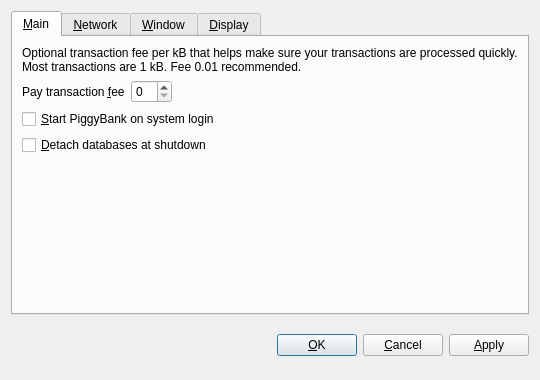
<?xml version="1.0" encoding="UTF-8"?>
<ui version="4.0">
 <class>OptionsDialog</class>
 <widget class="QDialog" name="OptionsDialog">
  <property name="geometry">
   <rect>
    <x>0</x>
    <y>0</y>
    <width>540</width>
    <height>380</height>
   </rect>
  </property>
  <property name="windowTitle">
   <string>Options</string>
  </property>
  <property name="modal">
   <bool>true</bool>
  </property>
  <layout class="QVBoxLayout" name="verticalLayout">
   <item>
    <widget class="QTabWidget" name="tabWidget">
     <property name="tabPosition">
      <enum>QTabWidget::North</enum>
     </property>
     <property name="currentIndex">
      <number>0</number>
     </property>
     <widget class="QWidget" name="tabMain">
      <attribute name="title">
       <string>&amp;Main</string>
      </attribute>
      <layout class="QVBoxLayout" name="verticalLayout_Main">
       <item>
        <widget class="QLabel" name="transactionFeeInfoLabel">
         <property name="text">
          <string>Optional transaction fee per kB that helps make sure your transactions are processed quickly. Most transactions are 1 kB. Fee 0.01 recommended.</string>
         </property>
         <property name="textFormat">
          <enum>Qt::PlainText</enum>
         </property>
         <property name="wordWrap">
          <bool>true</bool>
         </property>
        </widget>
       </item>
       <item>
        <layout class="QHBoxLayout" name="horizontalLayout_Main">
         <item>
          <widget class="QLabel" name="transactionFeeLabel">
           <property name="text">
            <string>Pay transaction &amp;fee</string>
           </property>
           <property name="textFormat">
            <enum>Qt::PlainText</enum>
           </property>
           <property name="buddy">
            <cstring>transactionFee</cstring>
           </property>
          </widget>
         </item>
         <item>
          <widget class="BitcoinAmountField" name="transactionFee"/>
         </item>
         <item>
          <spacer name="horizontalSpacer_Main">
           <property name="orientation">
            <enum>Qt::Horizontal</enum>
           </property>
           <property name="sizeHint" stdset="0">
            <size>
             <width>40</width>
             <height>20</height>
            </size>
           </property>
          </spacer>
         </item>
        </layout>
       </item>
       <item>
        <widget class="QCheckBox" name="bitcoinAtStartup">
         <property name="toolTip">
          <string>Automatically start TestCoin after logging in to the system.</string>
         </property>
         <property name="text">
          <string>&amp;Start PiggyBank on system login</string>
         </property>
        </widget>
       </item>
       <item>
        <widget class="QCheckBox" name="detachDatabases">
         <property name="toolTip">
          <string>Detach block and address databases at shutdown. This means they can be moved to another data directory, but it slows down shutdown. The wallet is always detached.</string>
         </property>
         <property name="text">
          <string>&amp;Detach databases at shutdown</string>
         </property>
        </widget>
       </item>
       <item>
        <spacer name="verticalSpacer_Main">
         <property name="orientation">
          <enum>Qt::Vertical</enum>
         </property>
         <property name="sizeHint" stdset="0">
          <size>
           <width>20</width>
           <height>40</height>
          </size>
         </property>
        </spacer>
       </item>
      </layout>
     </widget>
     <widget class="QWidget" name="tabNetwork">
      <attribute name="title">
       <string>&amp;Network</string>
      </attribute>
      <layout class="QVBoxLayout" name="verticalLayout_Network">
       <item>
        <widget class="QCheckBox" name="mapPortUpnp">
         <property name="toolTip">
          <string>Automatically open the TestCoin client port on the router. This only works when your router supports UPnP and it is enabled.</string>
         </property>
         <property name="text">
          <string>Map port using &amp;UPnP</string>
         </property>
        </widget>
       </item>
       <item>
        <widget class="QCheckBox" name="connectSocks">
         <property name="toolTip">
          <string>Connect to the TestCoin network through a SOCKS proxy (e.g. when connecting through Tor).</string>
         </property>
         <property name="text">
          <string>&amp;Connect through SOCKS proxy:</string>
         </property>
        </widget>
       </item>
       <item>
        <layout class="QHBoxLayout" name="horizontalLayout_Network">
         <item>
          <widget class="QLabel" name="proxyIpLabel">
           <property name="text">
            <string>Proxy &amp;IP:</string>
           </property>
           <property name="textFormat">
            <enum>Qt::PlainText</enum>
           </property>
           <property name="buddy">
            <cstring>proxyIp</cstring>
           </property>
          </widget>
         </item>
         <item>
          <widget class="QValidatedLineEdit" name="proxyIp">
           <property name="maximumSize">
            <size>
             <width>140</width>
             <height>16777215</height>
            </size>
           </property>
           <property name="toolTip">
            <string>IP address of the proxy (e.g. 127.0.0.1)</string>
           </property>
          </widget>
         </item>
         <item>
          <widget class="QLabel" name="proxyPortLabel">
           <property name="text">
            <string>&amp;Port:</string>
           </property>
           <property name="textFormat">
            <enum>Qt::PlainText</enum>
           </property>
           <property name="buddy">
            <cstring>proxyPort</cstring>
           </property>
          </widget>
         </item>
         <item>
          <widget class="QLineEdit" name="proxyPort">
           <property name="maximumSize">
            <size>
             <width>55</width>
             <height>16777215</height>
            </size>
           </property>
           <property name="toolTip">
            <string>Port of the proxy (e.g. 9050)</string>
           </property>
          </widget>
         </item>
         <item>
          <widget class="QLabel" name="socksVersionLabel">
           <property name="text">
            <string>SOCKS &amp;Version:</string>
           </property>
           <property name="textFormat">
            <enum>Qt::PlainText</enum>
           </property>
           <property name="buddy">
            <cstring>socksVersion</cstring>
           </property>
          </widget>
         </item>
         <item>
          <widget class="QValueComboBox" name="socksVersion">
           <property name="toolTip">
            <string>SOCKS version of the proxy (e.g. 5)</string>
           </property>
          </widget>
         </item>
         <item>
          <spacer name="horizontalSpacer_Network">
           <property name="orientation">
            <enum>Qt::Horizontal</enum>
           </property>
           <property name="sizeHint" stdset="0">
            <size>
             <width>40</width>
             <height>20</height>
            </size>
           </property>
          </spacer>
         </item>
        </layout>
       </item>
       <item>
        <spacer name="verticalSpacer_Network">
         <property name="orientation">
          <enum>Qt::Vertical</enum>
         </property>
         <property name="sizeHint" stdset="0">
          <size>
           <width>20</width>
           <height>40</height>
          </size>
         </property>
        </spacer>
       </item>
      </layout>
     </widget>
     <widget class="QWidget" name="tabWindow">
      <attribute name="title">
       <string>&amp;Window</string>
      </attribute>
      <layout class="QVBoxLayout" name="verticalLayout_Window">
       <item>
        <widget class="QCheckBox" name="minimizeToTray">
         <property name="toolTip">
          <string>Show only a tray icon after minimizing the window.</string>
         </property>
         <property name="text">
          <string>&amp;Minimize to the tray instead of the taskbar</string>
         </property>
        </widget>
       </item>
       <item>
        <widget class="QCheckBox" name="minimizeOnClose">
         <property name="toolTip">
          <string>Minimize instead of exit the application when the window is closed. When this option is enabled, the application will be closed only after selecting Quit in the menu.</string>
         </property>
         <property name="text">
          <string>M&amp;inimize on close</string>
         </property>
        </widget>
       </item>
       <item>
        <spacer name="verticalSpacer_Window">
         <property name="orientation">
          <enum>Qt::Vertical</enum>
         </property>
         <property name="sizeHint" stdset="0">
          <size>
           <width>20</width>
           <height>40</height>
          </size>
         </property>
        </spacer>
       </item>
      </layout>
     </widget>
     <widget class="QWidget" name="tabDisplay">
      <attribute name="title">
       <string>&amp;Display</string>
      </attribute>
      <layout class="QVBoxLayout" name="verticalLayout_Display">
       <item>
        <layout class="QHBoxLayout" name="horizontalLayout_1_Display">
         <item>
          <widget class="QLabel" name="langLabel">
           <property name="text">
            <string>User Interface &amp;language:</string>
           </property>
           <property name="textFormat">
            <enum>Qt::PlainText</enum>
           </property>
           <property name="buddy">
            <cstring>lang</cstring>
           </property>
          </widget>
         </item>
         <item>
          <widget class="QValueComboBox" name="lang">
           <property name="toolTip">
            <string>The user interface language can be set here. This setting will take effect after restarting TestCoin.</string>
           </property>
          </widget>
         </item>
        </layout>
       </item>
       <item>
        <layout class="QHBoxLayout" name="horizontalLayout_2_Display">
         <item>
          <widget class="QLabel" name="unitLabel">
           <property name="text">
            <string>&amp;Unit to show amounts in:</string>
           </property>
           <property name="textFormat">
            <enum>Qt::PlainText</enum>
           </property>
           <property name="buddy">
            <cstring>unit</cstring>
           </property>
          </widget>
         </item>
         <item>
          <widget class="QValueComboBox" name="unit">
           <property name="toolTip">
            <string>Choose the default subdivision unit to show in the interface and when sending coins.</string>
           </property>
          </widget>
         </item>
        </layout>
       </item>
       <item>
        <widget class="QCheckBox" name="displayAddresses">
         <property name="toolTip">
          <string>Whether to show TestCoin addresses in the transaction list or not.</string>
         </property>
         <property name="text">
          <string>&amp;Display addresses in transaction list</string>
         </property>
        </widget>
       </item>
       <item>
        <spacer name="verticalSpacer_Display">
         <property name="orientation">
          <enum>Qt::Vertical</enum>
         </property>
         <property name="sizeHint" stdset="0">
          <size>
           <width>20</width>
           <height>40</height>
          </size>
         </property>
        </spacer>
       </item>
      </layout>
     </widget>
    </widget>
   </item>
   <item>
    <layout class="QHBoxLayout" name="horizontalLayout_Buttons">
     <item>
      <spacer name="horizontalSpacer_1">
       <property name="orientation">
        <enum>Qt::Horizontal</enum>
       </property>
       <property name="sizeHint" stdset="0">
        <size>
         <width>40</width>
         <height>48</height>
        </size>
       </property>
      </spacer>
     </item>
     <item>
      <widget class="QLabel" name="statusLabel">
       <property name="font">
        <font>
         <weight>75</weight>
         <bold>true</bold>
        </font>
       </property>
       <property name="text">
        <string/>
       </property>
       <property name="textFormat">
        <enum>Qt::PlainText</enum>
       </property>
       <property name="wordWrap">
        <bool>true</bool>
       </property>
      </widget>
     </item>
     <item>
      <spacer name="horizontalSpacer_2">
       <property name="orientation">
        <enum>Qt::Horizontal</enum>
       </property>
       <property name="sizeHint" stdset="0">
        <size>
         <width>40</width>
         <height>48</height>
        </size>
       </property>
      </spacer>
     </item>
     <item>
      <widget class="QPushButton" name="okButton">
       <property name="text">
        <string>&amp;OK</string>
       </property>
      </widget>
     </item>
     <item>
      <widget class="QPushButton" name="cancelButton">
       <property name="text">
        <string>&amp;Cancel</string>
       </property>
       <property name="autoDefault">
        <bool>false</bool>
       </property>
      </widget>
     </item>
     <item>
      <widget class="QPushButton" name="applyButton">
       <property name="text">
        <string>&amp;Apply</string>
       </property>
       <property name="autoDefault">
        <bool>false</bool>
       </property>
       <property name="default">
        <bool>false</bool>
       </property>
       <property name="flat">
        <bool>false</bool>
       </property>
      </widget>
     </item>
    </layout>
   </item>
  </layout>
 </widget>
 <customwidgets>
  <customwidget>
   <class>BitcoinAmountField</class>
   <extends>QSpinBox</extends>
   <header>bitcoinamountfield.h</header>
  </customwidget>
  <customwidget>
   <class>QValueComboBox</class>
   <extends>QComboBox</extends>
   <header>qvaluecombobox.h</header>
  </customwidget>
  <customwidget>
   <class>QValidatedLineEdit</class>
   <extends>QLineEdit</extends>
   <header>qvalidatedlineedit.h</header>
  </customwidget>
 </customwidgets>
 <resources/>
 <connections/>
</ui>
